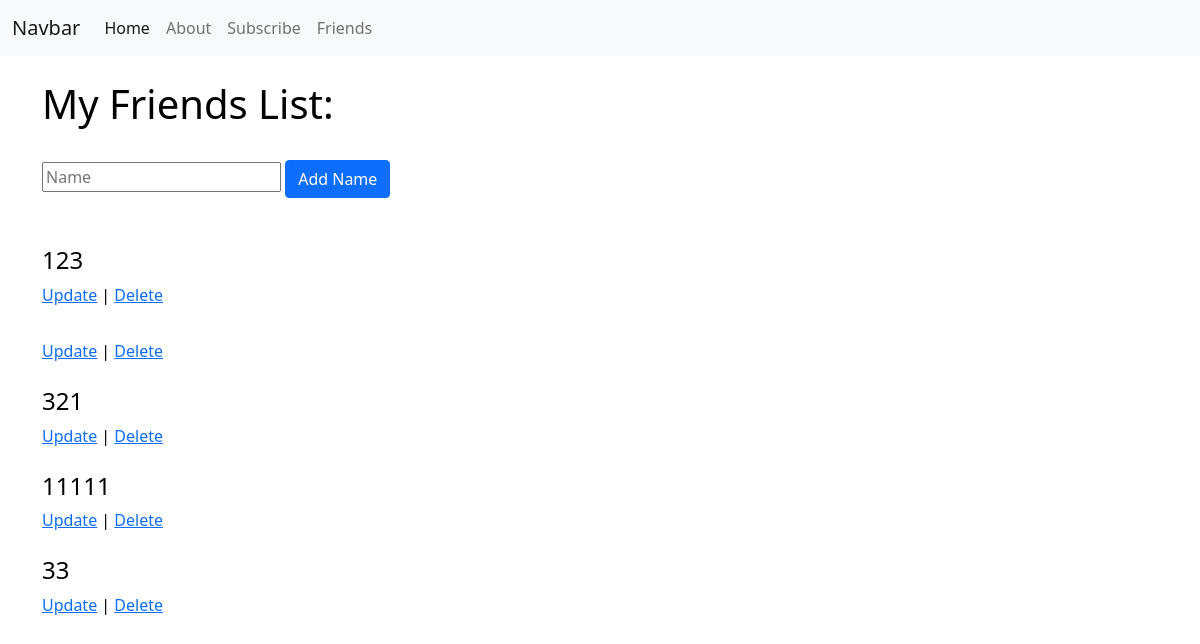
Before: /friends with the older database file.
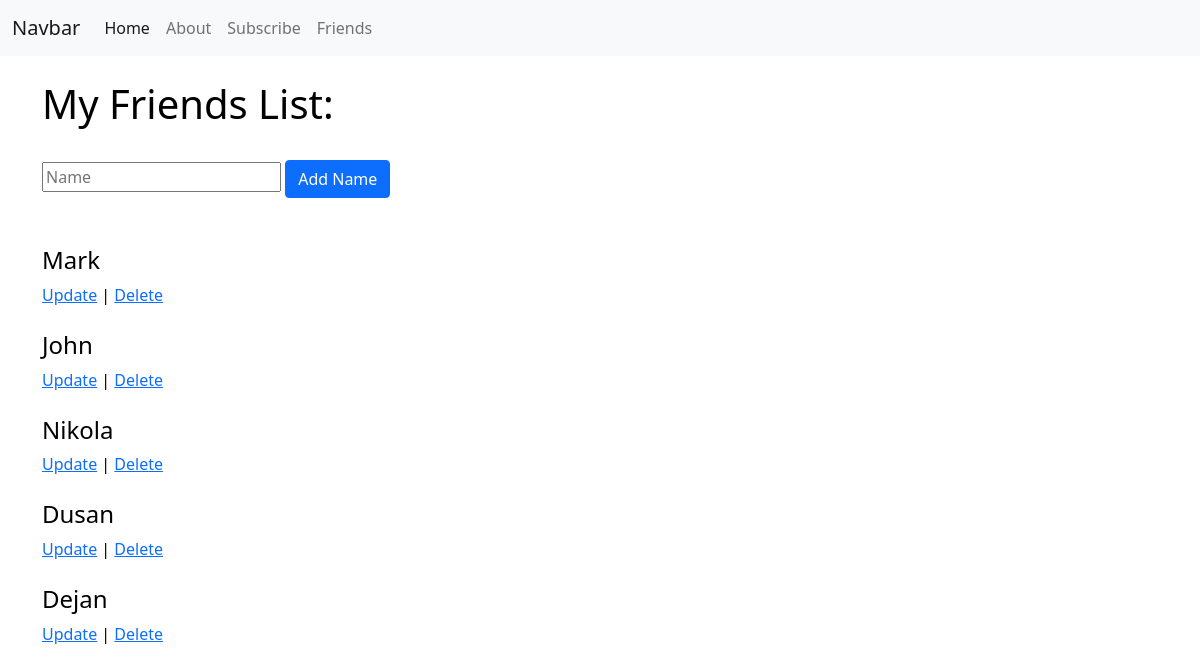
After: the same page with the newer database file.
### app.py (models this page shows, shortened)
class Friends(db.Model):
	id = db.Column(db.Integer, primary_key=True)
	name = db.Column(db.String(200), nullable=False)
	date = db.Column(db.DateTime, default=datetime.utcnow)

### app.py (the view)
@app.route('/friends', methods=['POST', 'GET'])
def friends():
	title = 'My Friends List'
	if request.method == 'POST':
		friend_name = request.form['name']
		new_friend = Friends(name=friend_name)
		try:
			db.session.add(new_friend)
			db.session.commit()
			return redirect('/friends')
		except:
			return 'There was an error adding'
	else:
		friends = Friends.query.order_by(Friends.date)
		return render_template('friends.html', title=title, friends=friends)

### templates/friends.html
{% extends 'base.html' %}
{% block content %}
<div class="container">
  	<h1>{{ title }}: </h1>
  	<br>
  	<form action="/friends" method="POST">
  		<input type="text" name="name" placeholder="Name">
  		<input type="submit" value="Add Name" class="btn btn-primary">
  	</form>
  <br><br>
  {% for friend in friends %}
  	<h4>{{ friend.name }}</h4><a href="/update/{{ friend.id }}">Update</a> | <a href="/delete/{{ friend.id }}">Delete</a><br><br>
  {% endfor %}
</div>
{% endblock %}

### templates/base.html (shortened to what this page needs)
<!doctype html>
<html lang="en">
  <head>
    <link href="https://cdn.jsdelivr.net/npm/bootstrap@5.0.0-beta2/dist/css/bootstrap.min.css" rel="stylesheet">
    <link rel="stylesheet" type="text/css" href="static/css/style.css">
  </head>
  <body>
<nav class="navbar navbar-expand-lg navbar-light bg-light">
  <div class="container-fluid">
    <a class="navbar-brand" href="#">Navbar</a>
    <div class="collapse navbar-collapse" id="navbarSupportedContent">
      <ul class="navbar-nav me-auto mb-2 mb-lg-0">
        <li class="nav-item">
          <a class="nav-link active" aria-current="page" href="{{ url_for('index') }}">Home</a>
        </li>
        <li class="nav-item">
          <a class="nav-link" href="{{ url_for('about') }}">About</a>
        </li>
        <li class="nav-item">
          <a class="nav-link" href="{{ url_for('subscribe') }}">Subscribe</a>
        </li>
        <li class="nav-item">
          <a class="nav-link" href="{{ url_for('friends') }}">Friends</a>
        </li>
      </ul>
    </div>
  </div>
</nav>
<br>
{% block content %}
{% endblock %}
  </body>
</html>

### static/css/style.css (style rules this page uses)
body { background-color: white; color: black; }

Changed rows visible on the page:
changed Friends: name "123" → "Mark"
changed Friends: name (not shown) → "John"
changed Friends: name "321" → "Nikola"
changed Friends: name "11111" → "Dusan"
changed Friends: name "33" → "Dejan"
